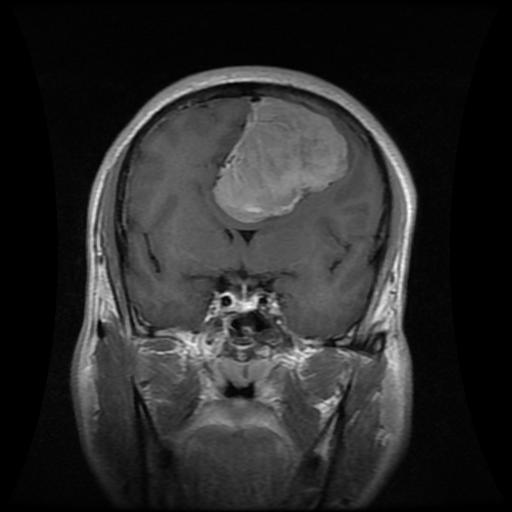
#> input picture HPC/sample.jpg, 512 x 512 px
$ python load.py 100
#> lines starting #> are read from the running program, lines starting #| are printed output that depends on the picture
import cv2
import sys

if len(sys.argv) != 2:
    print("Usage: python3 load.py <size>")
    exit()

size = int(sys.argv[1])

# Load image
img = cv2.imread("sample.jpg")
#> img is the input picture: shape (512, 512, 3); min 0, max 255, mean 42.3

if img is None:
    print("Error: Could not load image")
    exit()

# Resize
img = cv2.resize(img, (size, size))
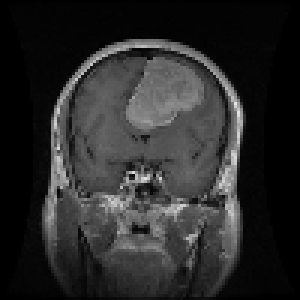
#> img: shape (100, 100, 3) (shown 3 times larger); min 0, max 228, mean 42.2

# Normalize (0–1)
img = img.astype('float32') / 255.0

# 🔥 Convert HWC → CHW (VERY IMPORTANT)
img = img.transpose(2, 0, 1)

# Save as binary
img.tofile("image.bin")

print(f"Image prepared: {size}x{size} (CHW format)")
